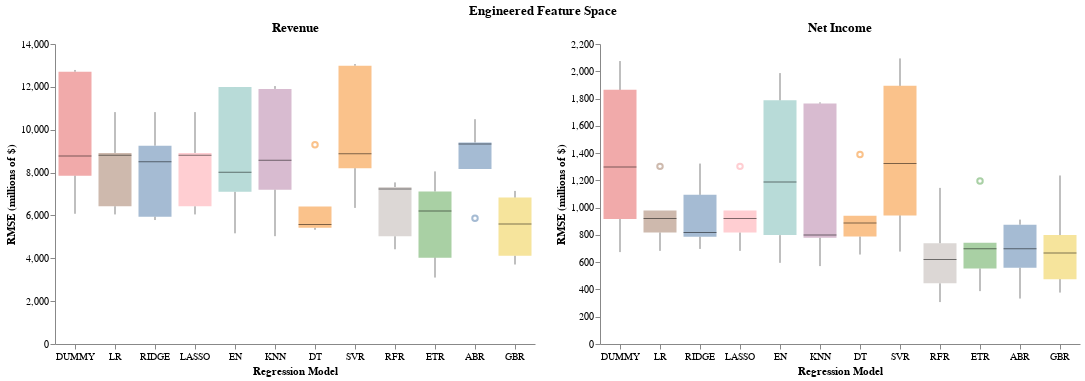

Write notebook code for a chart like this one.
### Code cell
full_chart2 = (rev_chart2 | ear_chart2).properties(
    title=alt.TitleParams('Engineered Feature Space', anchor='middle'))
full_chart2.configure_view(stroke=None)

### Figure 1 — Vega-Lite specification as saved in the notebook (floating-point values rounded to 4 significant figures)
{"config": {"view": {"continuousWidth": 300, "continuousHeight": 300, "stroke": null}}, "hconcat": [{"data": {"name": "data-49bd409fa04e18edd5766f5b3d0bb945"}, "mark": {"type": "boxplot", "median": {"color": "black", "strokeWidth": 3}, "opacity": 0.5, "size": 33}, "encoding": {"color": {"field": "model", "legend": null, "type": "nominal"}, "x": {"axis": {"grid": false, "labelAngle": 0}, "field": "model", "sort": ["DUMMY", "LR", "RIDGE", "LASSO", "EN", "KNN", "DT", "SVR", "RFR", "ETR", "ABR", "GBR"], "title": "Regression Model", "type": "nominal"}, "y": {"axis": {"grid": false}, "field": "rmse", "title": "RMSE (millions of $)", "type": "quantitative"}}, "height": 300, "title": "Revenue", "width": 480}, {"data": {"name": "data-4aeb8efa1eb8e28597b63c2697cbfa21"}, "mark": {"type": "boxplot", "median": {"color": "black", "strokeWidth": 3}, "opacity": 0.5, "size": 33}, "encoding": {"color": {"field": "model", "legend": null, "type": "nominal"}, "x": {"axis": {"grid": false, "labelAngle": 0}, "field": "model", "sort": ["DUMMY", "LR", "RIDGE", "LASSO", "EN", "KNN", "DT", "SVR", "RFR", "ETR", "ABR", "GBR"], "title": "Regression Model", "type": "nominal"}, "y": {"axis": {"grid": false}, "field": "rmse", "title": "RMSE (millions of $)", "type": "quantitative"}}, "height": 300, "title": "Net Income", "width": 480}], "title": {"text": "Engineered Feature Space", "anchor": "middle"}, "$schema": "https://vega.github.io/schema/vega-lite/v5.20.1.json", "datasets": {"data-49bd409fa04e18edd5766f5b3d0bb945": [{"model": "DUMMY", "rmse": 12790.0}, {"model": "DUMMY", "rmse": 6077.0}, {"model": "DUMMY", "rmse": 7852.0}, {"model": "DUMMY", "rmse": 12710.0}, {"model": "DUMMY", "rmse": 8771.0}, {"model": "LR", "rmse": 10820.0}, {"model": "LR", "rmse": 6427.0}, {"model": "LR", "rmse": 6047.0}, {"model": "LR", "rmse": 8812.0}, {"model": "LR", "rmse": 8917.0}, {"model": "RIDGE", "rmse": 10820.0}, {"model": "RIDGE", "rmse": 5937.0}, {"model": "RIDGE", "rmse": 5785.0}, {"model": "RIDGE", "rmse": 9256.0}, {"model": "RIDGE", "rmse": 8506.0}, {"model": "LASSO", "rmse": 10820.0}, {"model": "LASSO", "rmse": 6427.0}, {"model": "LASSO", "rmse": 6047.0}, {"model": "LASSO", "rmse": 8813.0}, {"model": "LASSO", "rmse": 8916.0}, {"model": "EN", "rmse": 11990.0}, {"model": "EN", "rmse": 5165.0}, {"model": "EN", "rmse": 7101.0}, {"model": "EN", "rmse": 11990.0}, {"model": "EN", "rmse": 8011.0}, {"model": "KNN", "rmse": 12040.0}, {"model": "KNN", "rmse": 5032.0}, {"model": "KNN", "rmse": 7199.0}, {"model": "KNN", "rmse": 11910.0}, {"model": "KNN", "rmse": 8581.0}, {"model": "DT", "rmse": 6416.0}, {"model": "DT", "rmse": 9298.0}, {"model": "DT", "rmse": 5422.0}, {"model": "DT", "rmse": 5579.0}, {"model": "DT", "rmse": 5330.0}, {"model": "SVR", "rmse": 13060.0}, {"model": "SVR", "rmse": 6350.0}, {"model": "SVR", "rmse": 8203.0}, {"model": "SVR", "rmse": 12990.0}, {"model": "SVR", "rmse": 8877.0}, {"model": "RFR", "rmse": 7541.0}, {"model": "RFR", "rmse": 7235.0}, {"model": "RFR", "rmse": 4421.0}, {"model": "RFR", "rmse": 7326.0}, {"model": "RFR", "rmse": 5027.0}, {"model": "ETR", "rmse": 8055.0}, {"model": "ETR", "rmse": 4030.0}, {"model": "ETR", "rmse": 3101.0}, {"model": "ETR", "rmse": 7120.0}, {"model": "ETR", "rmse": 6212.0}, {"model": "ABR", "rmse": 9405.0}, {"model": "ABR", "rmse": 9332.0}, {"model": "ABR", "rmse": 5865.0}, {"model": "ABR", "rmse": 10490.0}, {"model": "ABR", "rmse": 8171.0}, {"model": "GBR", "rmse": 5599.0}, {"model": "GBR", "rmse": 6834.0}, {"model": "GBR", "rmse": 4117.0}, {"model": "GBR", "rmse": 7144.0}, {"model": "GBR", "rmse": 3709.0}], "data-4aeb8efa1eb8e28597b63c2697cbfa21": [{"model": "DUMMY", "rmse": 916.4}, {"model": "DUMMY", "rmse": 1297.0}, {"model": "DUMMY", "rmse": 1864.0}, {"model": "DUMMY", "rmse": 2075.0}, {"model": "DUMMY", "rmse": 674.0}, {"model": "LR", "rmse": 817.5}, {"model": "LR", "rmse": 683.0}, {"model": "LR", "rmse": 978.5}, {"model": "LR", "rmse": 1303.0}, {"model": "LR", "rmse": 921.1}, {"model": "RIDGE", "rmse": 786.5}, {"model": "RIDGE", "rmse": 697.2}, {"model": "RIDGE", "rmse": 1094.0}, {"model": "RIDGE", "rmse": 1323.0}, {"model": "RIDGE", "rmse": 817.7}, {"model": "LASSO", "rmse": 817.5}, {"model": "LASSO", "rmse": 683.0}, {"model": "LASSO", "rmse": 978.5}, {"model": "LASSO", "rmse": 1303.0}, {"model": "LASSO", "rmse": 921.1}, {"model": "EN", "rmse": 798.5}, {"model": "EN", "rmse": 1188.0}, {"model": "EN", "rmse": 1787.0}, {"model": "EN", "rmse": 1987.0}, {"model": "EN", "rmse": 595.2}, {"model": "KNN", "rmse": 799.3}, {"model": "KNN", "rmse": 778.6}, {"model": "KNN", "rmse": 1763.0}, {"model": "KNN", "rmse": 1772.0}, {"model": "KNN", "rmse": 571.3}, {"model": "DT", "rmse": 656.1}, {"model": "DT", "rmse": 787.7}, {"model": "DT", "rmse": 940.7}, {"model": "DT", "rmse": 1389.0}, {"model": "DT", "rmse": 887.6}, {"model": "SVR", "rmse": 943.0}, {"model": "SVR", "rmse": 1324.0}, {"model": "SVR", "rmse": 1893.0}, {"model": "SVR", "rmse": 2094.0}, {"model": "SVR", "rmse": 677.7}, {"model": "RFR", "rmse": 619.1}, {"model": "RFR", "rmse": 307.4}, {"model": "RFR", "rmse": 739.0}, {"model": "RFR", "rmse": 1145.0}, {"model": "RFR", "rmse": 445.1}, {"model": "ETR", "rmse": 553.4}, {"model": "ETR", "rmse": 387.8}, {"model": "ETR", "rmse": 699.3}, {"model": "ETR", "rmse": 1195.0}, {"model": "ETR", "rmse": 741.7}, {"model": "ABR", "rmse": 698.9}, {"model": "ABR", "rmse": 558.7}, {"model": "ABR", "rmse": 875.0}, {"model": "ABR", "rmse": 912.2}, {"model": "ABR", "rmse": 333.3}, {"model": "GBR", "rmse": 666.5}, {"model": "GBR", "rmse": 377.1}, {"model": "GBR", "rmse": 798.8}, {"model": "GBR", "rmse": 1236.0}, {"model": "GBR", "rmse": 475.7}]}}
